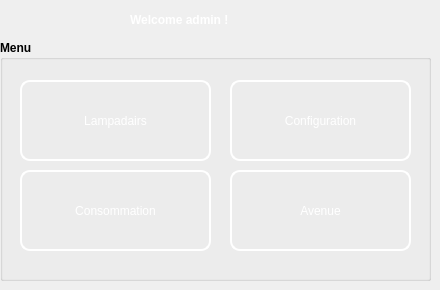
   <widget class="QWidget" name="tab">
    <attribute name="title">
     <string>Bienvenue</string>
    </attribute>
    <widget class="QLabel" name="label">
     <property name="geometry">
      <rect>
       <x>130</x>
       <y>10</y>
       <width>161</width>
       <height>20</height>
      </rect>
     </property>
     <property name="palette">
      <palette>
       <active>
        <colorrole role="WindowText">
         <brush brushstyle="SolidPattern">
          <color alpha="255">
           <red>255</red>
           <green>255</green>
           <blue>255</blue>
          </color>
         </brush>
        </colorrole>
        <colorrole role="Button">
         <brush brushstyle="SolidPattern">
          <color alpha="0">
           <red>0</red>
           <green>0</green>
           <blue>0</blue>
          </color>
         </brush>
        </colorrole>
        <colorrole role="Light">
         <brush brushstyle="SolidPattern">
          <color alpha="255">
           <red>127</red>
           <green>127</green>
           <blue>255</blue>
          </color>
         </brush>
        </colorrole>
        <colorrole role="Midlight">
         <brush brushstyle="SolidPattern">
          <color alpha="255">
           <red>63</red>
           <green>63</green>
           <blue>255</blue>
          </color>
         </brush>
        </colorrole>
        <colorrole role="Dark">
         <brush brushstyle="SolidPattern">
          <color alpha="255">
           <red>0</red>
           <green>0</green>
           <blue>127</blue>
          </color>
         </brush>
        </colorrole>
        <colorrole role="Mid">
         <brush brushstyle="SolidPattern">
          <color alpha="255">
           <red>0</red>
           <green>0</green>
           <blue>170</blue>
          </color>
         </brush>
        </colorrole>
        <colorrole role="Text">
         <brush brushstyle="SolidPattern">
          <color alpha="255">
           <red>255</red>
           <green>255</green>
           <blue>255</blue>
          </color>
         </brush>
        </colorrole>
        <colorrole role="BrightText">
         <brush brushstyle="SolidPattern">
          <color alpha="255">
           <red>255</red>
           <green>255</green>
           <blue>255</blue>
          </color>
         </brush>
        </colorrole>
        <colorrole role="ButtonText">
         <brush brushstyle="SolidPattern">
          <color alpha="255">
           <red>255</red>
           <green>255</green>
           <blue>255</blue>
          </color>
         </brush>
        </colorrole>
        <colorrole role="Base">
         <brush brushstyle="SolidPattern">
          <color alpha="0">
           <red>0</red>
           <green>0</green>
           <blue>0</blue>
          </color>
         </brush>
        </colorrole>
        <colorrole role="Window">
         <brush brushstyle="SolidPattern">
          <color alpha="0">
           <red>0</red>
           <green>0</green>
           <blue>0</blue>
          </color>
         </brush>
        </colorrole>
        <colorrole role="Shadow">
         <brush brushstyle="SolidPattern">
          <color alpha="255">
           <red>0</red>
           <green>0</green>
           <blue>0</blue>
          </color>
         </brush>
        </colorrole>
        <colorrole role="AlternateBase">
         <brush brushstyle="SolidPattern">
          <color alpha="255">
           <red>127</red>
           <green>127</green>
           <blue>255</blue>
          </color>
         </brush>
        </colorrole>
        <colorrole role="ToolTipBase">
         <brush brushstyle="SolidPattern">
          <color alpha="255">
           <red>255</red>
           <green>255</green>
           <blue>220</blue>
          </color>
         </brush>
        </colorrole>
        <colorrole role="ToolTipText">
         <brush brushstyle="SolidPattern">
          <color alpha="255">
           <red>0</red>
           <green>0</green>
           <blue>255</blue>
          </color>
         </brush>
        </colorrole>
       </active>
       <inactive>
        <colorrole role="WindowText">
         <brush brushstyle="SolidPattern">
          <color alpha="255">
           <red>255</red>
           <green>255</green>
           <blue>255</blue>
          </color>
         </brush>
        </colorrole>
        <colorrole role="Button">
         <brush brushstyle="SolidPattern">
          <color alpha="0">
           <red>0</red>
           <green>0</green>
           <blue>0</blue>
          </color>
         </brush>
        </colorrole>
        <colorrole role="Light">
         <brush brushstyle="SolidPattern">
          <color alpha="255">
           <red>127</red>
           <green>127</green>
           <blue>255</blue>
          </color>
         </brush>
        </colorrole>
        <colorrole role="Midlight">
         <brush brushstyle="SolidPattern">
          <color alpha="255">
           <red>63</red>
           <green>63</green>
           <blue>255</blue>
          </color>
         </brush>
        </colorrole>
        <colorrole role="Dark">
         <brush brushstyle="SolidPattern">
          <color alpha="255">
           <red>0</red>
           <green>0</green>
           <blue>127</blue>
          </color>
         </brush>
        </colorrole>
        <colorrole role="Mid">
         <brush brushstyle="SolidPattern">
          <color alpha="255">
           <red>0</red>
           <green>0</green>
           <blue>170</blue>
          </color>
         </brush>
        </colorrole>
        <colorrole role="Text">
         <brush brushstyle="SolidPattern">
          <color alpha="255">
           <red>255</red>
           <green>255</green>
           <blue>255</blue>
          </color>
         </brush>
        </colorrole>
        <colorrole role="BrightText">
         <brush brushstyle="SolidPattern">
          <color alpha="255">
           <red>255</red>
           <green>255</green>
           <blue>255</blue>
          </color>
         </brush>
        </colorrole>
        <colorrole role="ButtonText">
         <brush brushstyle="SolidPattern">
          <color alpha="255">
           <red>255</red>
           <green>255</green>
           <blue>255</blue>
          </color>
         </brush>
        </colorrole>
        <colorrole role="Base">
         <brush brushstyle="SolidPattern">
          <color alpha="0">
           <red>0</red>
           <green>0</green>
           <blue>0</blue>
          </color>
         </brush>
        </colorrole>
        <colorrole role="Window">
         <brush brushstyle="SolidPattern">
          <color alpha="0">
           <red>0</red>
           <green>0</green>
           <blue>0</blue>
          </color>
         </brush>
        </colorrole>
        <colorrole role="Shadow">
         <brush brushstyle="SolidPattern">
          <color alpha="255">
           <red>0</red>
           <green>0</green>
           <blue>0</blue>
          </color>
         </brush>
        </colorrole>
        <colorrole role="AlternateBase">
         <brush brushstyle="SolidPattern">
          <color alpha="255">
           <red>127</red>
           <green>127</green>
           <blue>255</blue>
          </color>
         </brush>
        </colorrole>
        <colorrole role="ToolTipBase">
         <brush brushstyle="SolidPattern">
          <color alpha="255">
           <red>255</red>
           <green>255</green>
           <blue>220</blue>
          </color>
         </brush>
        </colorrole>
        <colorrole role="ToolTipText">
         <brush brushstyle="SolidPattern">
          <color alpha="255">
           <red>0</red>
           <green>0</green>
           <blue>255</blue>
          </color>
         </brush>
        </colorrole>
       </inactive>
       <disabled>
        <colorrole role="WindowText">
         <brush brushstyle="SolidPattern">
          <color alpha="255">
           <red>255</red>
           <green>255</green>
           <blue>255</blue>
          </color>
         </brush>
        </colorrole>
        <colorrole role="Button">
         <brush brushstyle="SolidPattern">
          <color alpha="0">
           <red>0</red>
           <green>0</green>
           <blue>0</blue>
          </color>
         </brush>
        </colorrole>
        <colorrole role="Light">
         <brush brushstyle="SolidPattern">
          <color alpha="255">
           <red>127</red>
           <green>127</green>
           <blue>255</blue>
          </color>
         </brush>
        </colorrole>
        <colorrole role="Midlight">
         <brush brushstyle="SolidPattern">
          <color alpha="255">
           <red>63</red>
           <green>63</green>
           <blue>255</blue>
          </color>
         </brush>
        </colorrole>
        <colorrole role="Dark">
         <brush brushstyle="SolidPattern">
          <color alpha="255">
           <red>0</red>
           <green>0</green>
           <blue>127</blue>
          </color>
         </brush>
        </colorrole>
        <colorrole role="Mid">
         <brush brushstyle="SolidPattern">
          <color alpha="255">
           <red>0</red>
           <green>0</green>
           <blue>170</blue>
          </color>
         </brush>
        </colorrole>
        <colorrole role="Text">
         <brush brushstyle="SolidPattern">
          <color alpha="255">
           <red>255</red>
           <green>255</green>
           <blue>255</blue>
          </color>
         </brush>
        </colorrole>
        <colorrole role="BrightText">
         <brush brushstyle="SolidPattern">
          <color alpha="255">
           <red>255</red>
           <green>255</green>
           <blue>255</blue>
          </color>
         </brush>
        </colorrole>
        <colorrole role="ButtonText">
         <brush brushstyle="SolidPattern">
          <color alpha="255">
           <red>255</red>
           <green>255</green>
           <blue>255</blue>
          </color>
         </brush>
        </colorrole>
        <colorrole role="Base">
         <brush brushstyle="SolidPattern">
          <color alpha="0">
           <red>0</red>
           <green>0</green>
           <blue>0</blue>
          </color>
         </brush>
        </colorrole>
        <colorrole role="Window">
         <brush brushstyle="SolidPattern">
          <color alpha="0">
           <red>0</red>
           <green>0</green>
           <blue>0</blue>
          </color>
         </brush>
        </colorrole>
        <colorrole role="Shadow">
         <brush brushstyle="SolidPattern">
          <color alpha="255">
           <red>0</red>
           <green>0</green>
           <blue>0</blue>
          </color>
         </brush>
        </colorrole>
        <colorrole role="AlternateBase">
         <brush brushstyle="SolidPattern">
          <color alpha="255">
           <red>0</red>
           <green>0</green>
           <blue>255</blue>
          </color>
         </brush>
        </colorrole>
        <colorrole role="ToolTipBase">
         <brush brushstyle="SolidPattern">
          <color alpha="255">
           <red>255</red>
           <green>255</green>
           <blue>220</blue>
          </color>
         </brush>
        </colorrole>
        <colorrole role="ToolTipText">
         <brush brushstyle="SolidPattern">
          <color alpha="255">
           <red>0</red>
           <green>0</green>
           <blue>255</blue>
          </color>
         </brush>
        </colorrole>
       </disabled>
      </palette>
     </property>
     <property name="font">
      <font>
       <pointsize>9</pointsize>
       <weight>75</weight>
       <bold>true</bold>
      </font>
     </property>
     <property name="text">
      <string>Welcome admin !</string>
     </property>
    </widget>
    <widget class="QGroupBox" name="groupBox">
     <property name="geometry">
      <rect>
       <x>0</x>
       <y>40</y>
       <width>431</width>
       <height>241</height>
      </rect>
     </property>
     <property name="font">
      <font>
       <weight>75</weight>
       <bold>true</bold>
      </font>
     </property>
     <property name="styleSheet">
      <string notr="true">QComboBox {
    background-color: transparent;
}</string>
     </property>
     <property name="title">
      <string>Menu</string>
     </property>
     <widget class="QPushButton" name="pushButton_4">
      <property name="geometry">
       <rect>
        <x>20</x>
        <y>40</y>
        <width>191</width>
        <height>81</height>
       </rect>
      </property>
      <property name="palette">
       <palette>
        <active>
         <colorrole role="WindowText">
          <brush brushstyle="SolidPattern">
           <color alpha="255">
            <red>255</red>
            <green>255</green>
            <blue>255</blue>
           </color>
          </brush>
         </colorrole>
         <colorrole role="Button">
          <brush brushstyle="SolidPattern">
           <color alpha="0">
            <red>0</red>
            <green>0</green>
            <blue>0</blue>
           </color>
          </brush>
         </colorrole>
         <colorrole role="Text">
          <brush brushstyle="SolidPattern">
           <color alpha="255">
            <red>255</red>
            <green>255</green>
            <blue>255</blue>
           </color>
          </brush>
         </colorrole>
         <colorrole role="ButtonText">
          <brush brushstyle="SolidPattern">
           <color alpha="255">
            <red>255</red>
            <green>255</green>
            <blue>255</blue>
           </color>
          </brush>
         </colorrole>
         <colorrole role="Base">
          <brush brushstyle="SolidPattern">
           <color alpha="0">
            <red>0</red>
            <green>0</green>
            <blue>0</blue>
           </color>
          </brush>
         </colorrole>
         <colorrole role="Window">
          <brush brushstyle="SolidPattern">
           <color alpha="0">
            <red>0</red>
            <green>0</green>
            <blue>0</blue>
           </color>
          </brush>
         </colorrole>
        </active>
        <inactive>
         <colorrole role="WindowText">
          <brush brushstyle="SolidPattern">
           <color alpha="255">
            <red>255</red>
            <green>255</green>
            <blue>255</blue>
           </color>
          </brush>
         </colorrole>
         <colorrole role="Button">
          <brush brushstyle="SolidPattern">
           <color alpha="0">
            <red>0</red>
            <green>0</green>
            <blue>0</blue>
           </color>
          </brush>
         </colorrole>
         <colorrole role="Text">
          <brush brushstyle="SolidPattern">
           <color alpha="255">
            <red>255</red>
            <green>255</green>
            <blue>255</blue>
           </color>
          </brush>
         </colorrole>
         <colorrole role="ButtonText">
          <brush brushstyle="SolidPattern">
           <color alpha="255">
            <red>255</red>
            <green>255</green>
            <blue>255</blue>
           </color>
          </brush>
         </colorrole>
         <colorrole role="Base">
          <brush brushstyle="SolidPattern">
           <color alpha="0">
            <red>0</red>
            <green>0</green>
            <blue>0</blue>
           </color>
          </brush>
         </colorrole>
         <colorrole role="Window">
          <brush brushstyle="SolidPattern">
           <color alpha="0">
            <red>0</red>
            <green>0</green>
            <blue>0</blue>
           </color>
          </brush>
         </colorrole>
        </inactive>
        <disabled>
         <colorrole role="WindowText">
          <brush brushstyle="SolidPattern">
           <color alpha="255">
            <red>255</red>
            <green>255</green>
            <blue>255</blue>
           </color>
          </brush>
         </colorrole>
         <colorrole role="Button">
          <brush brushstyle="SolidPattern">
           <color alpha="0">
            <red>0</red>
            <green>0</green>
            <blue>0</blue>
           </color>
          </brush>
         </colorrole>
         <colorrole role="Text">
          <brush brushstyle="SolidPattern">
           <color alpha="255">
            <red>255</red>
            <green>255</green>
            <blue>255</blue>
           </color>
          </brush>
         </colorrole>
         <colorrole role="ButtonText">
          <brush brushstyle="SolidPattern">
           <color alpha="255">
            <red>255</red>
            <green>255</green>
            <blue>255</blue>
           </color>
          </brush>
         </colorrole>
         <colorrole role="Base">
          <brush brushstyle="SolidPattern">
           <color alpha="0">
            <red>0</red>
            <green>0</green>
            <blue>0</blue>
           </color>
          </brush>
         </colorrole>
         <colorrole role="Window">
          <brush brushstyle="SolidPattern">
           <color alpha="0">
            <red>0</red>
            <green>0</green>
            <blue>0</blue>
           </color>
          </brush>
         </colorrole>
        </disabled>
       </palette>
      </property>
      <property name="font">
       <font>
        <pointsize>-1</pointsize>
       </font>
      </property>
      <property name="styleSheet">
       <string notr="true">QPushButton { background-color: rgba(0, 0, 0, 0); }
QPushButton { border: 2px solid white; border-radius: 5px; font-size: 12px; }
QPushButton { border: 2px solid white; border-radius: 10px; background-color: transparent; padding: 5px; }
QPushButton:hover { border: 2px solid white; background-color: rgba(220, 220, 220, 0.5); }</string>
      </property>
      <property name="text">
       <string>Lampadairs</string>
      </property>
     </widget>
     <widget class="QPushButton" name="pushButton_3">
      <property name="geometry">
       <rect>
        <x>230</x>
        <y>130</y>
        <width>181</width>
        <height>81</height>
       </rect>
      </property>
      <property name="palette">
       <palette>
        <active>
         <colorrole role="WindowText">
          <brush brushstyle="SolidPattern">
           <color alpha="255">
            <red>255</red>
            <green>255</green>
            <blue>255</blue>
           </color>
          </brush>
         </colorrole>
         <colorrole role="Button">
          <brush brushstyle="SolidPattern">
           <color alpha="0">
            <red>0</red>
            <green>0</green>
            <blue>0</blue>
           </color>
          </brush>
         </colorrole>
         <colorrole role="Text">
          <brush brushstyle="SolidPattern">
           <color alpha="255">
            <red>255</red>
            <green>255</green>
            <blue>255</blue>
           </color>
          </brush>
         </colorrole>
         <colorrole role="ButtonText">
          <brush brushstyle="SolidPattern">
           <color alpha="255">
            <red>255</red>
            <green>255</green>
            <blue>255</blue>
           </color>
          </brush>
         </colorrole>
         <colorrole role="Base">
          <brush brushstyle="SolidPattern">
           <color alpha="0">
            <red>0</red>
            <green>0</green>
            <blue>0</blue>
           </color>
          </brush>
         </colorrole>
         <colorrole role="Window">
          <brush brushstyle="SolidPattern">
           <color alpha="0">
            <red>0</red>
            <green>0</green>
            <blue>0</blue>
           </color>
          </brush>
         </colorrole>
        </active>
        <inactive>
         <colorrole role="WindowText">
          <brush brushstyle="SolidPattern">
           <color alpha="255">
            <red>255</red>
            <green>255</green>
            <blue>255</blue>
           </color>
          </brush>
         </colorrole>
         <colorrole role="Button">
          <brush brushstyle="SolidPattern">
           <color alpha="0">
            <red>0</red>
            <green>0</green>
            <blue>0</blue>
           </color>
          </brush>
         </colorrole>
         <colorrole role="Text">
          <brush brushstyle="SolidPattern">
           <color alpha="255">
            <red>255</red>
            <green>255</green>
            <blue>255</blue>
           </color>
          </brush>
         </colorrole>
         <colorrole role="ButtonText">
          <brush brushstyle="SolidPattern">
           <color alpha="255">
            <red>255</red>
            <green>255</green>
            <blue>255</blue>
           </color>
          </brush>
         </colorrole>
         <colorrole role="Base">
          <brush brushstyle="SolidPattern">
           <color alpha="0">
            <red>0</red>
            <green>0</green>
            <blue>0</blue>
           </color>
          </brush>
         </colorrole>
         <colorrole role="Window">
          <brush brushstyle="SolidPattern">
           <color alpha="0">
            <red>0</red>
            <green>0</green>
            <blue>0</blue>
           </color>
          </brush>
         </colorrole>
        </inactive>
        <disabled>
         <colorrole role="WindowText">
          <brush brushstyle="SolidPattern">
           <color alpha="255">
            <red>255</red>
            <green>255</green>
            <blue>255</blue>
           </color>
          </brush>
         </colorrole>
         <colorrole role="Button">
          <brush brushstyle="SolidPattern">
           <color alpha="0">
            <red>0</red>
            <green>0</green>
            <blue>0</blue>
           </color>
          </brush>
         </colorrole>
         <colorrole role="Text">
          <brush brushstyle="SolidPattern">
           <color alpha="255">
            <red>255</red>
            <green>255</green>
            <blue>255</blue>
           </color>
          </brush>
         </colorrole>
         <colorrole role="ButtonText">
          <brush brushstyle="SolidPattern">
           <color alpha="255">
            <red>255</red>
            <green>255</green>
            <blue>255</blue>
           </color>
          </brush>
         </colorrole>
         <colorrole role="Base">
          <brush brushstyle="SolidPattern">
           <color alpha="0">
            <red>0</red>
            <green>0</green>
            <blue>0</blue>
           </color>
          </brush>
         </colorrole>
         <colorrole role="Window">
          <brush brushstyle="SolidPattern">
           <color alpha="0">
            <red>0</red>
            <green>0</green>
            <blue>0</blue>
           </color>
          </brush>
         </colorrole>
        </disabled>
       </palette>
      </property>
      <property name="font">
       <font>
        <pointsize>-1</pointsize>
       </font>
      </property>
      <property name="styleSheet">
       <string notr="true">QPushButton { background-color: rgba(0, 0, 0, 0); }
QPushButton { border: 2px solid white; border-radius: 5px; font-size: 12px; }
QPushButton { border: 2px solid white; border-radius: 10px; background-color: transparent; padding: 5px; }
QPushButton:hover { border: 2px solid white; background-color: rgba(220, 220, 220, 0.5); }</string>
      </property>
      <property name="text">
       <string>Avenue</string>
      </property>
     </widget>
     <widget class="QPushButton" name="pushButton_5">
      <property name="geometry">
       <rect>
        <x>20</x>
        <y>130</y>
        <width>191</width>
        <height>81</height>
       </rect>
      </property>
      <property name="palette">
       <palette>
        <active>
         <colorrole role="WindowText">
          <brush brushstyle="SolidPattern">
           <color alpha="255">
            <red>255</red>
            <green>255</green>
            <blue>255</blue>
           </color>
          </brush>
         </colorrole>
         <colorrole role="Button">
          <brush brushstyle="SolidPattern">
           <color alpha="0">
            <red>0</red>
            <green>0</green>
            <blue>0</blue>
           </color>
          </brush>
         </colorrole>
         <colorrole role="Text">
          <brush brushstyle="SolidPattern">
           <color alpha="255">
            <red>255</red>
            <green>255</green>
            <blue>255</blue>
           </color>
          </brush>
         </colorrole>
         <colorrole role="ButtonText">
          <brush brushstyle="SolidPattern">
           <color alpha="255">
            <red>255</red>
            <green>255</green>
            <blue>255</blue>
           </color>
          </brush>
         </colorrole>
         <colorrole role="Base">
          <brush brushstyle="SolidPattern">
           <color alpha="0">
            <red>0</red>
            <green>0</green>
            <blue>0</blue>
           </color>
          </brush>
         </colorrole>
         <colorrole role="Window">
          <brush brushstyle="SolidPattern">
           <color alpha="0">
            <red>0</red>
            <green>0</green>
            <blue>0</blue>
           </color>
          </brush>
         </colorrole>
        </active>
        <inactive>
         <colorrole role="WindowText">
          <brush brushstyle="SolidPattern">
           <color alpha="255">
            <red>255</red>
            <green>255</green>
            <blue>255</blue>
           </color>
          </brush>
         </colorrole>
         <colorrole role="Button">
          <brush brushstyle="SolidPattern">
           <color alpha="0">
            <red>0</red>
            <green>0</green>
            <blue>0</blue>
           </color>
          </brush>
         </colorrole>
         <colorrole role="Text">
          <brush brushstyle="SolidPattern">
           <color alpha="255">
            <red>255</red>
            <green>255</green>
            <blue>255</blue>
           </color>
          </brush>
         </colorrole>
         <colorrole role="ButtonText">
          <brush brushstyle="SolidPattern">
           <color alpha="255">
            <red>255</red>
            <green>255</green>
            <blue>255</blue>
           </color>
          </brush>
         </colorrole>
         <colorrole role="Base">
          <brush brushstyle="SolidPattern">
           <color alpha="0">
            <red>0</red>
            <green>0</green>
            <blue>0</blue>
           </color>
          </brush>
         </colorrole>
         <colorrole role="Window">
          <brush brushstyle="SolidPattern">
           <color alpha="0">
            <red>0</red>
            <green>0</green>
            <blue>0</blue>
           </color>
          </brush>
         </colorrole>
        </inactive>
        <disabled>
         <colorrole role="WindowText">
          <brush brushstyle="SolidPattern">
           <color alpha="255">
            <red>255</red>
            <green>255</green>
            <blue>255</blue>
           </color>
          </brush>
         </colorrole>
         <colorrole role="Button">
          <brush brushstyle="SolidPattern">
           <color alpha="0">
            <red>0</red>
            <green>0</green>
            <blue>0</blue>
           </color>
          </brush>
         </colorrole>
         <colorrole role="Text">
          <brush brushstyle="SolidPattern">
           <color alpha="255">
            <red>255</red>
            <green>255</green>
            <blue>255</blue>
           </color>
          </brush>
         </colorrole>
         <colorrole role="ButtonText">
          <brush brushstyle="SolidPattern">
           <color alpha="255">
            <red>255</red>
            <green>255</green>
            <blue>255</blue>
           </color>
          </brush>
         </colorrole>
         <colorrole role="Base">
          <brush brushstyle="SolidPattern">
           <color alpha="0">
            <red>0</red>
            <green>0</green>
            <blue>0</blue>
           </color>
          </brush>
         </colorrole>
         <colorrole role="Window">
          <brush brushstyle="SolidPattern">
           <color alpha="0">
            <red>0</red>
            <green>0</green>
            <blue>0</blue>
           </color>
          </brush>
         </colorrole>
        </disabled>
       </palette>
      </property>
      <property name="font">
       <font>
        <pointsize>-1</pointsize>
       </font>
      </property>
      <property name="styleSheet">
       <string notr="true">QPushButton { background-color: rgba(0, 0, 0, 0); }
QPushButton { border: 2px solid white; border-radius: 5px; font-size: 12px; }
QPushButton { border: 2px solid white; border-radius: 10px; background-color: transparent; padding: 5px; }
QPushButton:hover { border: 2px solid white; background-color: rgba(220, 220, 220, 0.5); }</string>
      </property>
      <property name="text">
       <string>Consommation</string>
      </property>
     </widget>
     <widget class="QPushButton" name="pushButton_6">
      <property name="geometry">
       <rect>
        <x>230</x>
        <y>40</y>
        <width>181</width>
        <height>81</height>
       </rect>
      </property>
      <property name="palette">
       <palette>
        <active>
         <colorrole role="WindowText">
          <brush brushstyle="SolidPattern">
           <color alpha="255">
            <red>255</red>
            <green>255</green>
            <blue>255</blue>
           </color>
          </brush>
         </colorrole>
         <colorrole role="Button">
          <brush brushstyle="SolidPattern">
           <color alpha="0">
            <red>0</red>
            <green>0</green>
            <blue>0</blue>
           </color>
          </brush>
         </colorrole>
         <colorrole role="Text">
          <brush brushstyle="SolidPattern">
           <color alpha="255">
            <red>255</red>
            <green>255</green>
            <blue>255</blue>
           </color>
          </brush>
         </colorrole>
         <colorrole role="ButtonText">
          <brush brushstyle="SolidPattern">
           <color alpha="255">
            <red>255</red>
            <green>255</green>
            <blue>255</blue>
           </color>
          </brush>
         </colorrole>
         <colorrole role="Base">
          <brush brushstyle="SolidPattern">
           <color alpha="0">
            <red>0</red>
            <green>0</green>
            <blue>0</blue>
           </color>
          </brush>
         </colorrole>
         <colorrole role="Window">
          <brush brushstyle="SolidPattern">
           <color alpha="0">
            <red>0</red>
            <green>0</green>
            <blue>0</blue>
           </color>
          </brush>
         </colorrole>
        </active>
        <inactive>
         <colorrole role="WindowText">
          <brush brushstyle="SolidPattern">
           <color alpha="255">
            <red>255</red>
            <green>255</green>
            <blue>255</blue>
           </color>
          </brush>
         </colorrole>
         <colorrole role="Button">
          <brush brushstyle="SolidPattern">
           <color alpha="0">
            <red>0</red>
            <green>0</green>
            <blue>0</blue>
           </color>
          </brush>
         </colorrole>
         <colorrole role="Text">
          <brush brushstyle="SolidPattern">
           <color alpha="255">
            <red>255</red>
            <green>255</green>
            <blue>255</blue>
           </color>
          </brush>
         </colorrole>
         <colorrole role="ButtonText">
          <brush brushstyle="SolidPattern">
           <color alpha="255">
            <red>255</red>
            <green>255</green>
            <blue>255</blue>
           </color>
          </brush>
         </colorrole>
         <colorrole role="Base">
          <brush brushstyle="SolidPattern">
           <color alpha="0">
            <red>0</red>
            <green>0</green>
            <blue>0</blue>
           </color>
          </brush>
         </colorrole>
         <colorrole role="Window">
          <brush brushstyle="SolidPattern">
           <color alpha="0">
            <red>0</red>
            <green>0</green>
            <blue>0</blue>
           </color>
          </brush>
         </colorrole>
        </inactive>
        <disabled>
         <colorrole role="WindowText">
          <brush brushstyle="SolidPattern">
           <color alpha="255">
            <red>255</red>
            <green>255</green>
            <blue>255</blue>
           </color>
          </brush>
         </colorrole>
         <colorrole role="Button">
          <brush brushstyle="SolidPattern">
           <color alpha="0">
            <red>0</red>
            <green>0</green>
            <blue>0</blue>
           </color>
          </brush>
         </colorrole>
         <colorrole role="Text">
          <brush brushstyle="SolidPattern">
           <color alpha="255">
            <red>255</red>
            <green>255</green>
            <blue>255</blue>
           </color>
          </brush>
         </colorrole>
         <colorrole role="ButtonText">
          <brush brushstyle="SolidPattern">
           <color alpha="255">
            <red>255</red>
            <green>255</green>
            <blue>255</blue>
           </color>
          </brush>
         </colorrole>
         <colorrole role="Base">
          <brush brushstyle="SolidPattern">
           <color alpha="0">
            <red>0</red>
            <green>0</green>
            <blue>0</blue>
           </color>
          </brush>
         </colorrole>
         <colorrole role="Window">
          <brush brushstyle="SolidPattern">
           <color alpha="0">
            <red>0</red>
            <green>0</green>
            <blue>0</blue>
           </color>
          </brush>
         </colorrole>
        </disabled>
       </palette>
      </property>
      <property name="font">
       <font>
        <pointsize>-1</pointsize>
       </font>
      </property>
      <property name="styleSheet">
       <string notr="true">QPushButton { background-color: rgba(0, 0, 0, 0); }
QPushButton { border: 2px solid white; border-radius: 5px; font-size: 12px; }
QPushButton { border: 2px solid white; border-radius: 10px; background-color: transparent; padding: 5px; }
QPushButton:hover { border: 2px solid white; background-color: rgba(220, 220, 220, 0.5); }</string>
      </property>
      <property name="text">
       <string>Configuration</string>
      </property>
     </widget>
    </widget>
   </widget>
